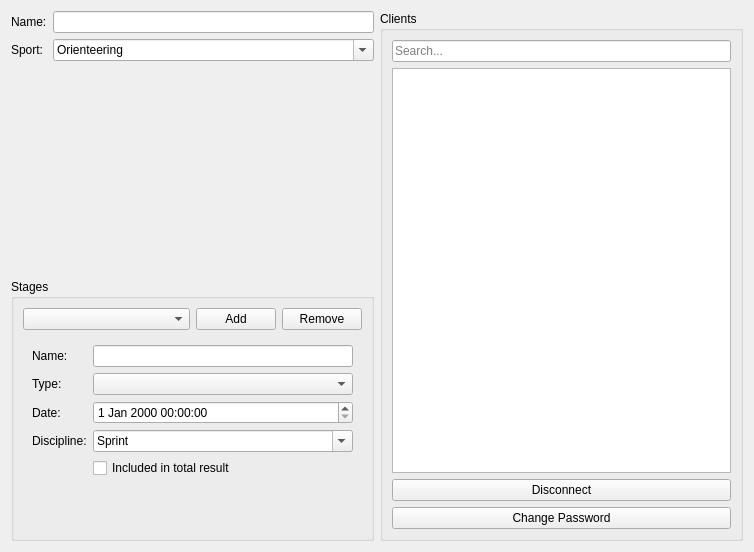
<?xml version="1.0" encoding="UTF-8"?>
<ui version="4.0">
 <class>Sportsed::Client::Admin::CompetitionEditWidget</class>
 <widget class="QWidget" name="Sportsed::Client::Admin::CompetitionEditWidget">
  <property name="geometry">
   <rect>
    <x>0</x>
    <y>0</y>
    <width>754</width>
    <height>552</height>
   </rect>
  </property>
  <property name="windowTitle">
   <string>Form</string>
  </property>
  <layout class="QGridLayout" name="gridLayout">
   <item row="0" column="0">
    <layout class="QFormLayout" name="formLayout">
     <item row="0" column="0">
      <widget class="QLabel" name="label">
       <property name="text">
        <string>Name:</string>
       </property>
      </widget>
     </item>
     <item row="0" column="1">
      <widget class="QLineEdit" name="nameEdit"/>
     </item>
     <item row="1" column="0">
      <widget class="QLabel" name="label_2">
       <property name="text">
        <string>Sport:</string>
       </property>
      </widget>
     </item>
     <item row="1" column="1">
      <widget class="QComboBox" name="sportBox">
       <property name="editable">
        <bool>true</bool>
       </property>
       <item>
        <property name="text">
         <string>Orienteering</string>
        </property>
       </item>
       <item>
        <property name="text">
         <string>Running</string>
        </property>
       </item>
       <item>
        <property name="text">
         <string>Skiing</string>
        </property>
       </item>
       <item>
        <property name="text">
         <string>Biathlon</string>
        </property>
       </item>
      </widget>
     </item>
    </layout>
   </item>
   <item row="0" column="1" rowspan="2">
    <widget class="QGroupBox" name="groupBox">
     <property name="title">
      <string>Clients</string>
     </property>
     <layout class="QVBoxLayout" name="verticalLayout_2">
      <item>
       <widget class="QLineEdit" name="clientSearchEdit">
        <property name="placeholderText">
         <string>Search...</string>
        </property>
       </widget>
      </item>
      <item>
       <widget class="QTreeView" name="clientsView"/>
      </item>
      <item>
       <widget class="QPushButton" name="clientDisconnectBtn">
        <property name="text">
         <string>Disconnect</string>
        </property>
       </widget>
      </item>
      <item>
       <widget class="QPushButton" name="changeClientPasswordBtn">
        <property name="text">
         <string>Change Password</string>
        </property>
       </widget>
      </item>
     </layout>
    </widget>
   </item>
   <item row="1" column="0">
    <widget class="QGroupBox" name="groupBox_2">
     <property name="title">
      <string>Stages</string>
     </property>
     <layout class="QVBoxLayout" name="verticalLayout">
      <item>
       <layout class="QHBoxLayout" name="horizontalLayout" stretch="1,0,0">
        <item>
         <widget class="QComboBox" name="stageBox"/>
        </item>
        <item>
         <widget class="QPushButton" name="stageAddBtn">
          <property name="text">
           <string>Add</string>
          </property>
         </widget>
        </item>
        <item>
         <widget class="QPushButton" name="stageRemoveBtn">
          <property name="text">
           <string>Remove</string>
          </property>
         </widget>
        </item>
       </layout>
      </item>
      <item>
       <widget class="QWidget" name="stageWidget" native="true">
        <layout class="QFormLayout" name="formLayout_2">
         <item row="0" column="0">
          <widget class="QLabel" name="label_3">
           <property name="text">
            <string>Name:</string>
           </property>
          </widget>
         </item>
         <item row="0" column="1">
          <widget class="QLineEdit" name="stageNameEdit"/>
         </item>
         <item row="1" column="0">
          <widget class="QLabel" name="label_4">
           <property name="text">
            <string>Type:</string>
           </property>
          </widget>
         </item>
         <item row="1" column="1">
          <widget class="QComboBox" name="stageTypeEdit"/>
         </item>
         <item row="2" column="0">
          <widget class="QLabel" name="label_5">
           <property name="text">
            <string>Date:</string>
           </property>
          </widget>
         </item>
         <item row="2" column="1">
          <widget class="QDateTimeEdit" name="stageDateEdit"/>
         </item>
         <item row="3" column="0">
          <widget class="QLabel" name="label_6">
           <property name="text">
            <string>Discipline:</string>
           </property>
          </widget>
         </item>
         <item row="3" column="1">
          <widget class="QComboBox" name="stageDisciplineBox">
           <property name="editable">
            <bool>true</bool>
           </property>
           <item>
            <property name="text">
             <string>Sprint</string>
            </property>
           </item>
           <item>
            <property name="text">
             <string>Middle</string>
            </property>
           </item>
           <item>
            <property name="text">
             <string>Long</string>
            </property>
           </item>
          </widget>
         </item>
         <item row="4" column="1">
          <widget class="QCheckBox" name="stageTotalesBox">
           <property name="text">
            <string>Included in total result</string>
           </property>
          </widget>
         </item>
        </layout>
       </widget>
      </item>
     </layout>
    </widget>
   </item>
  </layout>
 </widget>
 <resources/>
 <connections/>
</ui>
